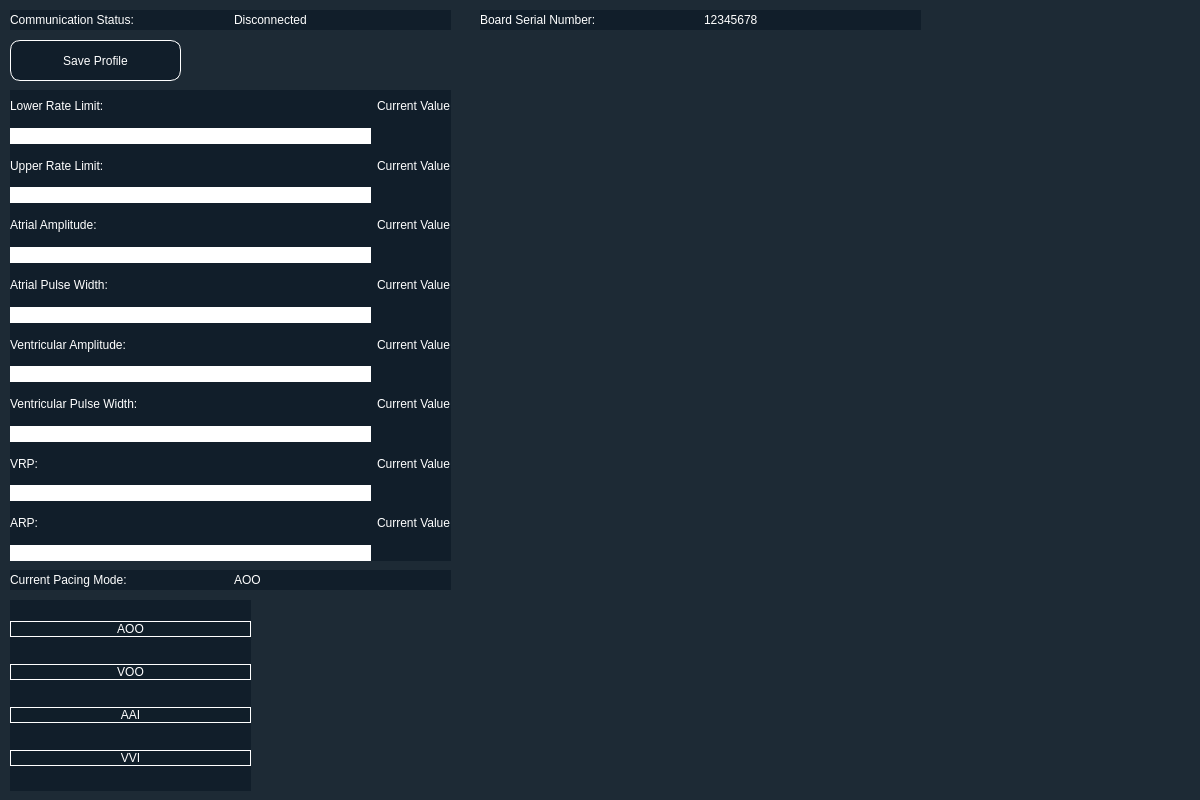
<?xml version="1.0" encoding="UTF-8"?>
<ui version="4.0">
 <class>Dialog</class>
 <widget class="QDialog" name="Dialog">
  <property name="geometry">
   <rect>
    <x>0</x>
    <y>0</y>
    <width>1200</width>
    <height>800</height>
   </rect>
  </property>
  <property name="windowTitle">
   <string>Dialog</string>
  </property>
  <widget class="QWidget" name="bgwidget" native="true">
   <property name="geometry">
    <rect>
     <x>0</x>
     <y>0</y>
     <width>1200</width>
     <height>801</height>
    </rect>
   </property>
   <property name="sizePolicy">
    <sizepolicy hsizetype="Fixed" vsizetype="Minimum">
     <horstretch>0</horstretch>
     <verstretch>0</verstretch>
    </sizepolicy>
   </property>
   <property name="autoFillBackground">
    <bool>false</bool>
   </property>
   <property name="styleSheet">
    <string notr="true">background-color:rgba(16,30,41,240);</string>
   </property>
   <widget class="QLabel" name="error_label">
    <property name="geometry">
     <rect>
      <x>190</x>
      <y>40</y>
      <width>381</width>
      <height>31</height>
     </rect>
    </property>
    <property name="styleSheet">
     <string notr="true">font: italic 16pt &quot;Calibri&quot;;
color:red;
border-radius:10px;
background-color: rgba(255, 255, 255, 0);</string>
    </property>
    <property name="text">
     <string/>
    </property>
    <property name="alignment">
     <set>Qt::AlignLeading|Qt::AlignLeft|Qt::AlignVCenter</set>
    </property>
   </widget>
   <widget class="QPushButton" name="saveProfileBtn">
    <property name="geometry">
     <rect>
      <x>10</x>
      <y>40</y>
      <width>171</width>
      <height>41</height>
     </rect>
    </property>
    <property name="styleSheet">
     <string notr="true">font: italic 14pt &quot;Calibri&quot;;
color:rgb(255,255,255);
border-radius:10px;
border: 1px solid white;</string>
    </property>
    <property name="text">
     <string>Save Profile</string>
    </property>
   </widget>
   <widget class="QWidget" name="horizontalLayoutWidget">
    <property name="geometry">
     <rect>
      <x>10</x>
      <y>10</y>
      <width>441</width>
      <height>20</height>
     </rect>
    </property>
    <layout class="QHBoxLayout" name="horizontalLayout">
     <item>
      <widget class="QLabel" name="comStatusLabel">
       <property name="styleSheet">
        <string notr="true">font: italic 14pt &quot;Calibri&quot;;
color:rgb(255,255,255);
border-radius:10px;
background-color: rgba(255, 255, 255, 0);</string>
       </property>
       <property name="text">
        <string>Communication Status:</string>
       </property>
       <property name="alignment">
        <set>Qt::AlignLeading|Qt::AlignLeft|Qt::AlignVCenter</set>
       </property>
      </widget>
     </item>
     <item>
      <widget class="QLabel" name="commStatus">
       <property name="styleSheet">
        <string notr="true">font: italic 14pt &quot;Calibri&quot;;
color:rgb(255,255,255);
border-radius:10px;
background-color: rgba(255, 255, 255, 0);</string>
       </property>
       <property name="text">
        <string>Disconnected</string>
       </property>
      </widget>
     </item>
    </layout>
   </widget>
   <widget class="QWidget" name="gridLayoutWidget">
    <property name="geometry">
     <rect>
      <x>10</x>
      <y>90</y>
      <width>441</width>
      <height>471</height>
     </rect>
    </property>
    <layout class="QGridLayout" name="gridLayout">
     <item row="9" column="0">
      <widget class="QLineEdit" name="vaLine">
       <property name="styleSheet">
        <string notr="true">background-color:rgb(255, 255, 255);
border-radius: 10px;</string>
       </property>
      </widget>
     </item>
     <item row="6" column="1">
      <widget class="QLabel" name="apwValue">
       <property name="styleSheet">
        <string notr="true">font: italic 14pt &quot;Calibri&quot;;
color:rgb(255,255,255);
border-radius:10px;
background-color: rgba(255, 255, 255, 0);</string>
       </property>
       <property name="text">
        <string>Current Value</string>
       </property>
      </widget>
     </item>
     <item row="7" column="0">
      <widget class="QLineEdit" name="apwLine">
       <property name="styleSheet">
        <string notr="true">background-color:rgb(255, 255, 255);
border-radius: 10px;</string>
       </property>
      </widget>
     </item>
     <item row="8" column="0">
      <widget class="QLabel" name="va">
       <property name="styleSheet">
        <string notr="true">font: italic 14pt &quot;Calibri&quot;;
color:rgb(255,255,255);
border-radius:10px;
background-color: rgba(255, 255, 255, 0);</string>
       </property>
       <property name="text">
        <string>Ventricular Amplitude:</string>
       </property>
      </widget>
     </item>
     <item row="1" column="0">
      <widget class="QLineEdit" name="lrlLine">
       <property name="styleSheet">
        <string notr="true">background-color:rgb(255, 255, 255);
border-radius: 10px;</string>
       </property>
      </widget>
     </item>
     <item row="0" column="1">
      <widget class="QLabel" name="lrlValue">
       <property name="styleSheet">
        <string notr="true">font: italic 14pt &quot;Calibri&quot;;
color:rgb(255,255,255);
border-radius:10px;
background-color: rgba(255, 255, 255, 0);</string>
       </property>
       <property name="text">
        <string>Current Value</string>
       </property>
      </widget>
     </item>
     <item row="0" column="0">
      <widget class="QLabel" name="lrl">
       <property name="styleSheet">
        <string notr="true">font: italic 14pt &quot;Calibri&quot;;
color:rgb(255,255,255);
border-radius:10px;
background-color: rgba(255, 255, 255, 0);</string>
       </property>
       <property name="text">
        <string>Lower Rate Limit:</string>
       </property>
      </widget>
     </item>
     <item row="5" column="0">
      <widget class="QLineEdit" name="aaLine">
       <property name="styleSheet">
        <string notr="true">background-color:rgb(255, 255, 255);
border-radius: 10px;</string>
       </property>
      </widget>
     </item>
     <item row="4" column="1">
      <widget class="QLabel" name="aaValue">
       <property name="styleSheet">
        <string notr="true">font: italic 14pt &quot;Calibri&quot;;
color:rgb(255,255,255);
border-radius:10px;
background-color: rgba(255, 255, 255, 0);</string>
       </property>
       <property name="text">
        <string>Current Value</string>
       </property>
      </widget>
     </item>
     <item row="6" column="0">
      <widget class="QLabel" name="apw">
       <property name="styleSheet">
        <string notr="true">font: italic 14pt &quot;Calibri&quot;;
color:rgb(255,255,255);
border-radius:10px;
background-color: rgba(255, 255, 255, 0);</string>
       </property>
       <property name="text">
        <string>Atrial Pulse Width:</string>
       </property>
      </widget>
     </item>
     <item row="14" column="0">
      <widget class="QLabel" name="arp">
       <property name="styleSheet">
        <string notr="true">font: italic 14pt &quot;Calibri&quot;;
color:rgb(255,255,255);
border-radius:10px;
background-color: rgba(255, 255, 255, 0);</string>
       </property>
       <property name="text">
        <string>ARP:</string>
       </property>
      </widget>
     </item>
     <item row="14" column="1">
      <widget class="QLabel" name="arpValue">
       <property name="styleSheet">
        <string notr="true">font: italic 14pt &quot;Calibri&quot;;
color:rgb(255,255,255);
border-radius:10px;
background-color: rgba(255, 255, 255, 0);</string>
       </property>
       <property name="text">
        <string>Current Value</string>
       </property>
      </widget>
     </item>
     <item row="8" column="1">
      <widget class="QLabel" name="vaValue">
       <property name="styleSheet">
        <string notr="true">font: italic 14pt &quot;Calibri&quot;;
color:rgb(255,255,255);
border-radius:10px;
background-color: rgba(255, 255, 255, 0);</string>
       </property>
       <property name="text">
        <string>Current Value</string>
       </property>
      </widget>
     </item>
     <item row="2" column="1">
      <widget class="QLabel" name="urlValue">
       <property name="styleSheet">
        <string notr="true">font: italic 14pt &quot;Calibri&quot;;
color:rgb(255,255,255);
border-radius:10px;
background-color: rgba(255, 255, 255, 0);</string>
       </property>
       <property name="text">
        <string>Current Value</string>
       </property>
      </widget>
     </item>
     <item row="2" column="0">
      <widget class="QLabel" name="url">
       <property name="styleSheet">
        <string notr="true">font: italic 14pt &quot;Calibri&quot;;
color:rgb(255,255,255);
border-radius:10px;
background-color: rgba(255, 255, 255, 0);</string>
       </property>
       <property name="text">
        <string>Upper Rate Limit:</string>
       </property>
      </widget>
     </item>
     <item row="10" column="1">
      <widget class="QLabel" name="vpwValue">
       <property name="styleSheet">
        <string notr="true">font: italic 14pt &quot;Calibri&quot;;
color:rgb(255,255,255);
border-radius:10px;
background-color: rgba(255, 255, 255, 0);</string>
       </property>
       <property name="text">
        <string>Current Value</string>
       </property>
      </widget>
     </item>
     <item row="4" column="0">
      <widget class="QLabel" name="aa">
       <property name="styleSheet">
        <string notr="true">font: italic 14pt &quot;Calibri&quot;;
color:rgb(255,255,255);
border-radius:10px;
background-color: rgba(255, 255, 255, 0);</string>
       </property>
       <property name="text">
        <string>Atrial Amplitude:</string>
       </property>
      </widget>
     </item>
     <item row="12" column="1">
      <widget class="QLabel" name="vrpValue">
       <property name="styleSheet">
        <string notr="true">font: italic 14pt &quot;Calibri&quot;;
color:rgb(255,255,255);
border-radius:10px;
background-color: rgba(255, 255, 255, 0);</string>
       </property>
       <property name="text">
        <string>Current Value</string>
       </property>
      </widget>
     </item>
     <item row="11" column="0">
      <widget class="QLineEdit" name="vpwLine">
       <property name="styleSheet">
        <string notr="true">background-color:rgb(255, 255, 255);
border-radius: 10px;</string>
       </property>
      </widget>
     </item>
     <item row="13" column="0">
      <widget class="QLineEdit" name="vrpLine">
       <property name="styleSheet">
        <string notr="true">background-color:rgb(255, 255, 255);
border-radius: 10px;</string>
       </property>
      </widget>
     </item>
     <item row="10" column="0">
      <widget class="QLabel" name="vpw">
       <property name="styleSheet">
        <string notr="true">font: italic 14pt &quot;Calibri&quot;;
color:rgb(255,255,255);
border-radius:10px;
background-color: rgba(255, 255, 255, 0);</string>
       </property>
       <property name="text">
        <string>Ventricular Pulse Width:</string>
       </property>
      </widget>
     </item>
     <item row="12" column="0">
      <widget class="QLabel" name="vrp">
       <property name="styleSheet">
        <string notr="true">font: italic 14pt &quot;Calibri&quot;;
color:rgb(255,255,255);
border-radius:10px;
background-color: rgba(255, 255, 255, 0);</string>
       </property>
       <property name="text">
        <string>VRP:</string>
       </property>
      </widget>
     </item>
     <item row="15" column="0">
      <widget class="QLineEdit" name="arpLine">
       <property name="styleSheet">
        <string notr="true">background-color:rgb(255, 255, 255);
border-radius: 10px;</string>
       </property>
      </widget>
     </item>
     <item row="3" column="0">
      <widget class="QLineEdit" name="urlLine">
       <property name="styleSheet">
        <string notr="true">background-color:rgb(255, 255, 255);
border-radius: 10px;</string>
       </property>
      </widget>
     </item>
    </layout>
   </widget>
   <widget class="QWidget" name="verticalLayoutWidget">
    <property name="geometry">
     <rect>
      <x>10</x>
      <y>600</y>
      <width>241</width>
      <height>191</height>
     </rect>
    </property>
    <layout class="QVBoxLayout" name="verticalLayout">
     <item>
      <widget class="QPushButton" name="aooBtn">
       <property name="styleSheet">
        <string notr="true">font: italic 18pt &quot;Calibri&quot;;
color:rgb(255,255,255);
border-radius:10px;
border: 1px solid white;</string>
       </property>
       <property name="text">
        <string>AOO</string>
       </property>
      </widget>
     </item>
     <item>
      <widget class="QPushButton" name="vooBtn">
       <property name="styleSheet">
        <string notr="true">font: italic 18pt &quot;Calibri&quot;;
color:rgb(255,255,255);
border-radius:10px;
border: 1px solid white;</string>
       </property>
       <property name="text">
        <string>VOO</string>
       </property>
      </widget>
     </item>
     <item>
      <widget class="QPushButton" name="aaiBtn">
       <property name="styleSheet">
        <string notr="true">font: italic 18pt &quot;Calibri&quot;;
color:rgb(255,255,255);
border-radius:10px;
border: 1px solid white;</string>
       </property>
       <property name="text">
        <string>AAI</string>
       </property>
      </widget>
     </item>
     <item>
      <widget class="QPushButton" name="vviBtn">
       <property name="styleSheet">
        <string notr="true">font: italic 18pt &quot;Calibri&quot;;
color:rgb(255,255,255);
border-radius:10px;
border: 1px solid white;</string>
       </property>
       <property name="text">
        <string>VVI</string>
       </property>
      </widget>
     </item>
    </layout>
   </widget>
   <widget class="QWidget" name="horizontalLayoutWidget_2">
    <property name="geometry">
     <rect>
      <x>10</x>
      <y>570</y>
      <width>441</width>
      <height>20</height>
     </rect>
    </property>
    <layout class="QHBoxLayout" name="horizontalLayout_2">
     <item>
      <widget class="QLabel" name="pacingModeLabel">
       <property name="styleSheet">
        <string notr="true">font: italic 14pt &quot;Calibri&quot;;
color:rgb(255,255,255);
border-radius:10px;
background-color: rgba(255, 255, 255, 0);</string>
       </property>
       <property name="text">
        <string>Current Pacing Mode:</string>
       </property>
       <property name="alignment">
        <set>Qt::AlignLeading|Qt::AlignLeft|Qt::AlignVCenter</set>
       </property>
      </widget>
     </item>
     <item>
      <widget class="QLabel" name="pacingMode">
       <property name="styleSheet">
        <string notr="true">font: italic 14pt &quot;Calibri&quot;;
color:rgb(255,255,255);
border-radius:10px;
background-color: rgba(255, 255, 255, 0);</string>
       </property>
       <property name="text">
        <string>AOO</string>
       </property>
      </widget>
     </item>
    </layout>
   </widget>
   <widget class="QWidget" name="horizontalLayoutWidget_3">
    <property name="geometry">
     <rect>
      <x>480</x>
      <y>10</y>
      <width>441</width>
      <height>20</height>
     </rect>
    </property>
    <layout class="QHBoxLayout" name="horizontalLayout_3">
     <item>
      <widget class="QLabel" name="serialNumberLabel">
       <property name="styleSheet">
        <string notr="true">font: italic 14pt &quot;Calibri&quot;;
color:rgb(255,255,255);
border-radius:10px;
background-color: rgba(255, 255, 255, 0);</string>
       </property>
       <property name="text">
        <string>Board Serial Number:</string>
       </property>
       <property name="alignment">
        <set>Qt::AlignLeading|Qt::AlignLeft|Qt::AlignVCenter</set>
       </property>
      </widget>
     </item>
     <item>
      <widget class="QLabel" name="serialNumber">
       <property name="styleSheet">
        <string notr="true">font: italic 14pt &quot;Calibri&quot;;
color:rgb(255,255,255);
border-radius:10px;
background-color: rgba(255, 255, 255, 0);</string>
       </property>
       <property name="text">
        <string>12345678</string>
       </property>
      </widget>
     </item>
    </layout>
   </widget>
  </widget>
 </widget>
 <resources/>
 <connections/>
</ui>
